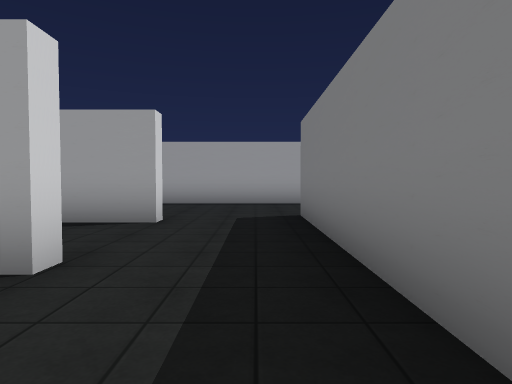
[1] (above)

24 first-person views from a walk through a 3-D level made in the Unity game engine. The camera is 1.3 m above the floor, tilts 2° down and sees 75° across. The floor is counted in squares, 2 m on a side. Each view is taken from the middle of a square. On the plan, view 1 faces up. The plan holds only what a view shows up to about 10 squares ahead; the rest is blank. The place goes on beyond the plan. Some surface patterns are stand-ins.

[2]
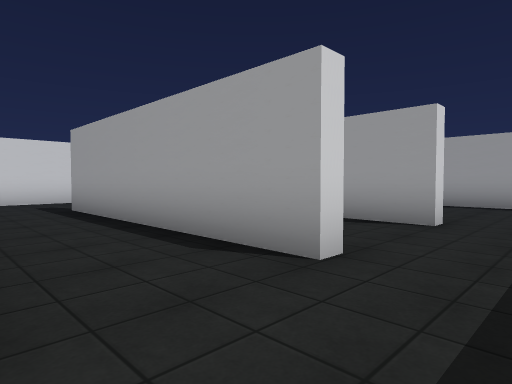

[3]
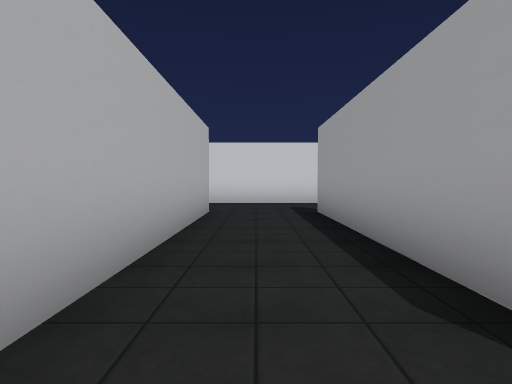

[4]
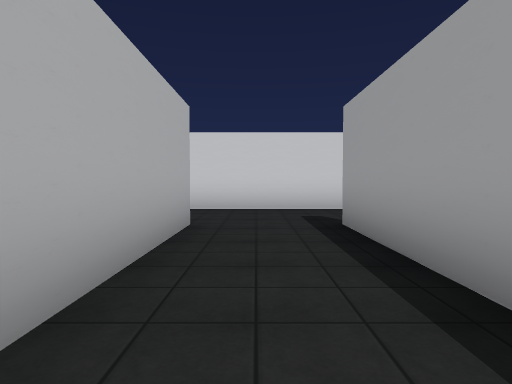

[5]
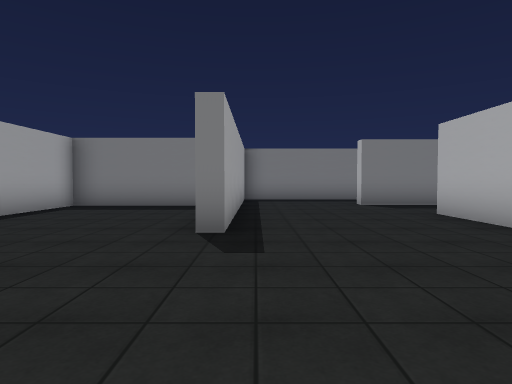

[6]
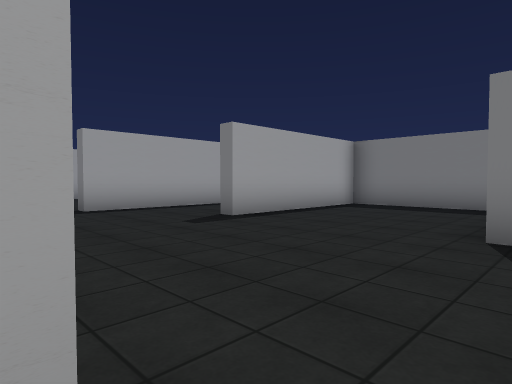

[7]
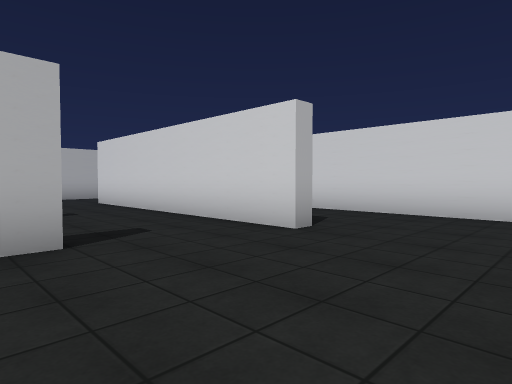

[8]
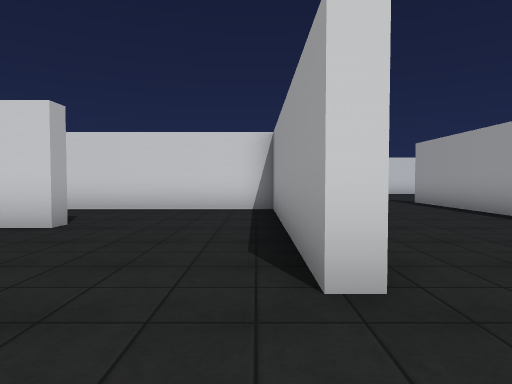

[9]
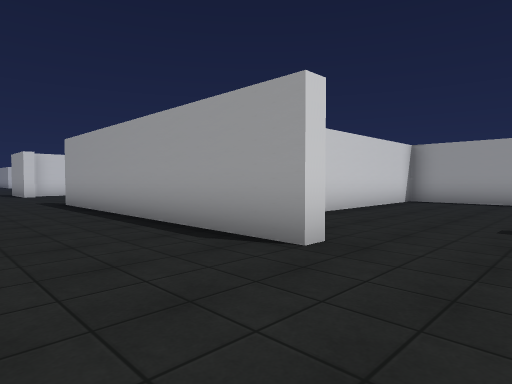

[10]
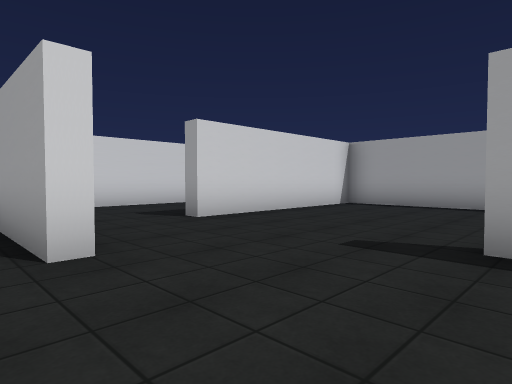

[11]
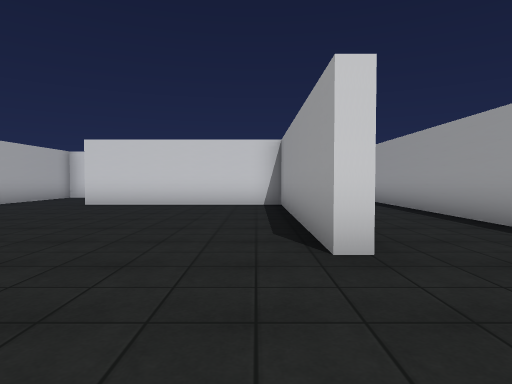

[12]
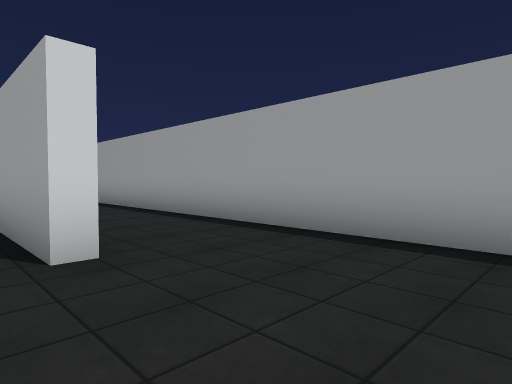

[13]
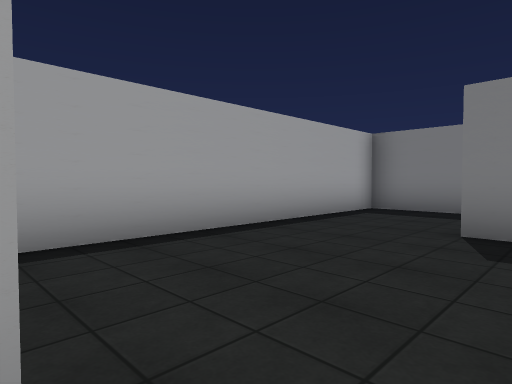

[14]
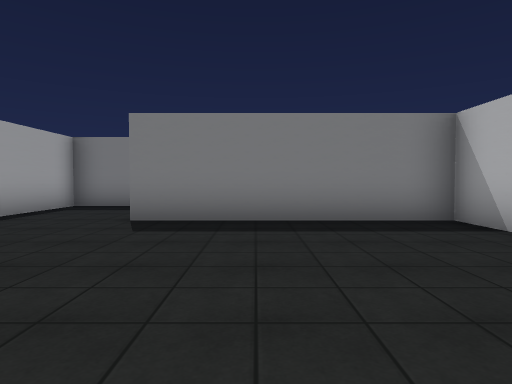

[15]
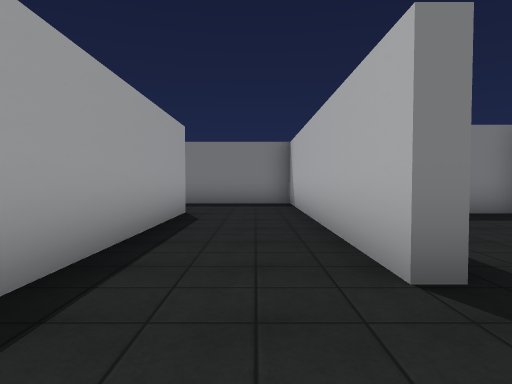

[16]
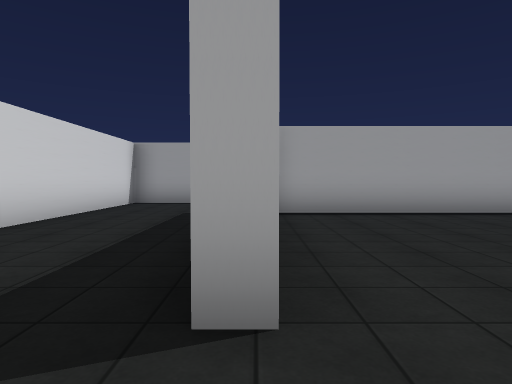

[17]
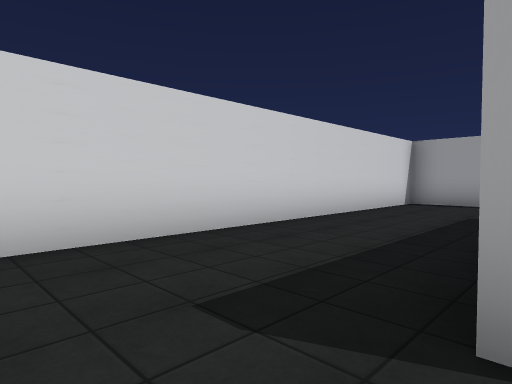

[18]
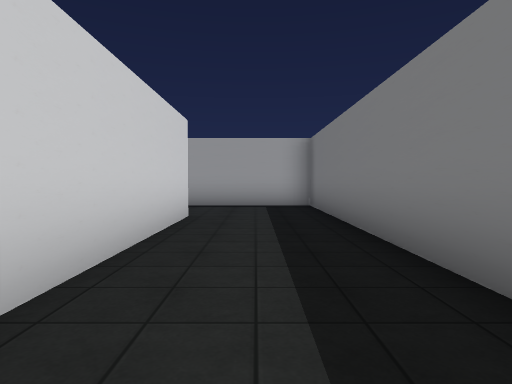

[19]
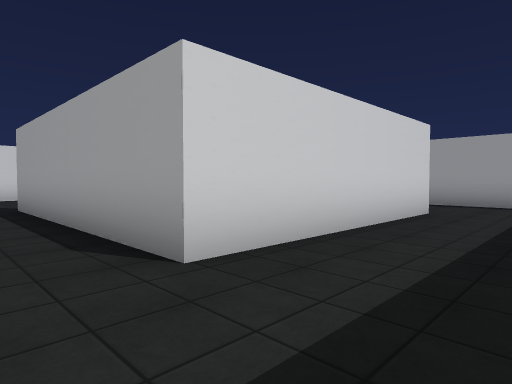

[20]
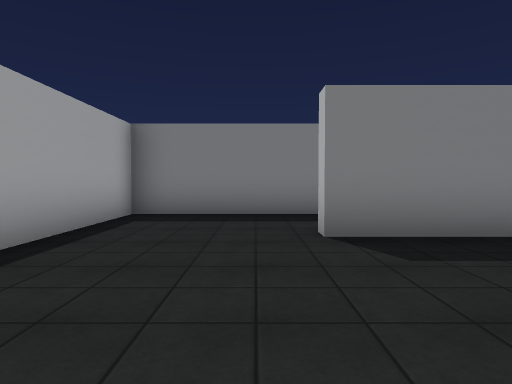

[21]
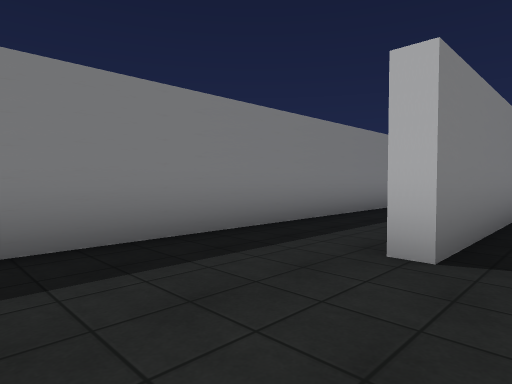

[22]
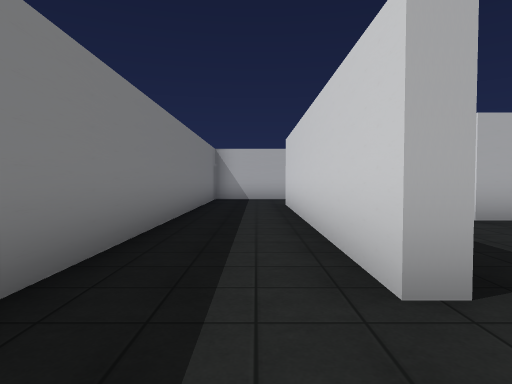

[23]
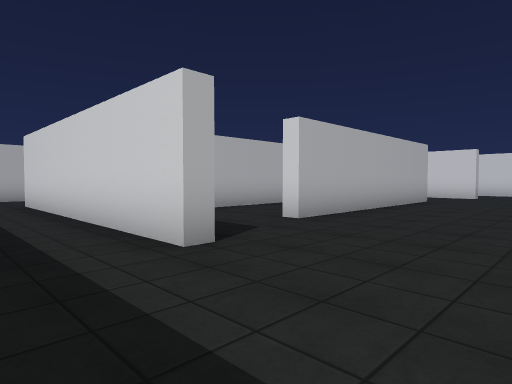

[24]
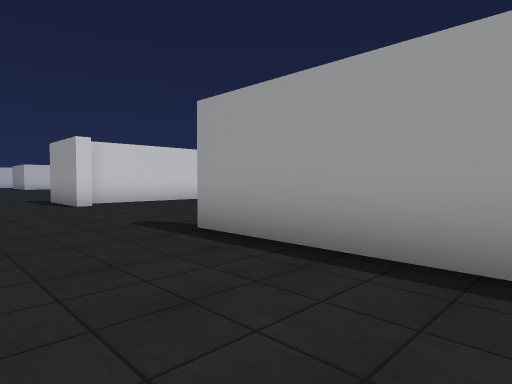

### Floor plan
Points are (right, up) in squares from view 1. A wall is a line through its corners. A room is listed if a view was taken in it or the views show most of it. See-through windows are left out.
Room 1 (views 1, 2, 3, 4)
walls: (-8, 0) (-2.2, 0); (-1.5, 2.6) (-1.5, 2.3) (-8, 2.3); (-10.5, 2.5) (-10.5, -0.5); (0.8, 1) (0.8, 2.5)
ways out: opening at (-9.5, 3) to room 2; opening at (-0.5, 3) to room 2
Room 2 (views 5, 6, 7, 8, 9, 10, 11, 12, 13, 14, 15, 16, 17, 18, 19, 20, 21, 22, 23, 24)
walls: (-20.9, 14.1) (-20.9, 13.7) (-23.2, 13.7); (-21.8, 15.4) (-21.8, 14.2); (-11, 14) (-10, 14); (-11, 6.2) (-10.5, 6.2) (-10.5, 2.5); (-7.9, 9.9) (-7.9, 9.4) (-13.5, 9.4) (-13.5, 4.4); (-7.9, 14.1) (-7.9, 13.7) (-15.9, 13.7); (-8, 5.5) (-1.5, 5.5); (-4.5, 2.6) (-1.5, 2.6); (-3.9, 22.1) (-3.9, 21.7) (-9.9, 21.7) (-9.9, 16.4) (-10.4, 16.4); (-0.9, 16.8) (0.4, 16.8) (0.4, 22.1); (-1.5, 5.1) (-3, 5.1); (0.4, 9.9) (0.4, 13.7) (-3.9, 13.7) (-3.9, 14) (3.4, 14) (3.4, 24.6) (-13.5, 24.6) (-13.5, 15.4); (0.8, 2.5) (0.8, 6.2) (1.2, 6.2) (1.2, -0.5); (0.8, 22.1) (0.8, 16.4) (-5.6, 16.4) (-5.6, 16.9); (3.4, -0.4) (3.4, 9.4) (-3.9, 9.4)
ways out: opening at (-9.5, 3) to room 1; opening at (-0.5, 3) to room 1

Where each view was taken, in squares from view 1:
view 1: 0 up, 0 right, facing up
view 2: 0 up, 0 right, facing up-left
view 3: 1 up, 1 left, facing left
view 4: 1 up, 3 left, facing left
view 5: 9 up, 8 left, facing right
view 6: 9 up, 8 left, facing up-right
view 7: 9 up, 7 left, facing down-left
view 8: 9 up, 6 left, facing left
view 9: 11 up, 6 left, facing up-left
view 10: 13 up, 5 left, facing up-left
view 11: 21 up, 1 left, facing left
view 12: 21 up, 1 left, facing up-left
view 13: 21 up, 4 left, facing up-right
view 14: 20 up, 5 left, facing right
view 15: 15 up, 6 left, facing right
view 16: 15 up, 10 left, facing up
view 17: 15 up, 10 left, facing up-left
view 18: 16 up, 2 right, facing up
view 19: 15 up, 3 right, facing up-left
view 20: 7 up, 3 left, facing right
view 21: 9 up, 0 right, facing down-right
view 22: 8 up, 2 right, facing down
view 23: 9 up, 3 right, facing down-left
view 24: 11 up, 12 left, facing up-left
